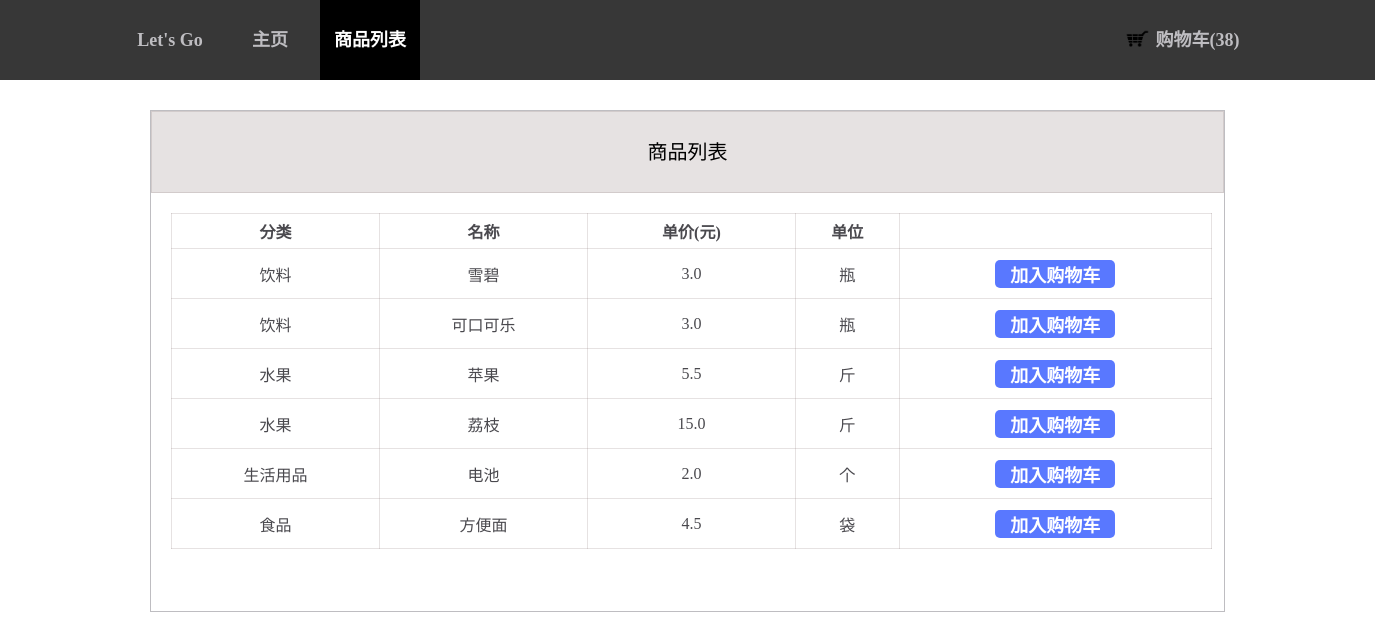
Screenshot of /shopping_list/ with the database file from the repository.
### blog/models.py (models this page shows, shortened)
class Goods(models.Model):
    type = models.CharField(max_length=200)
    name = models.CharField(max_length=200)
    price = models.FloatField(default='')
    unit = models.CharField(max_length=200)
    free = models.IntegerField(default=0)

### blog/views.py (the view, shortened to what this page needs)
# urls.py: url(r'^shopping_list/$',views.shopping_list ,name='shopping_list'),
def shopping_list(request) :
    goods = Goods.objects.all()
    return render(request, 'blog/shopping_list.html', {'goods': goods,'total_count': Purchase.total()})

### blog/models.py (called while the page is built)
    def total():
        total_count = 0
        self = Purchase.objects.all()
        for items in self:
            total_count += items.count
        return total_count

### blog/templates/blog/shopping_list.html (shortened to what this page needs)
{% extends 'blog/list.html' %}
{% load staticfiles %}
{% block css %}
    <link rel="stylesheet" href="{% static 'css/list.css' %}">
{% endblock %}
{%  block shopping_list  %}active{% endblock %}
{% block content %}
<div class="list">
    <div class="heading">商品列表</div>
        <table>
            <tr>
                <th width="20%">分类</th>
                <th width="20%">名称</th>
                <th width="20%">单价(元)</th>
                <th width="10%">单位</th>
                <th width="30%"> </th>
            </tr>
            <tr>
    {% for goods in goods %}
                <td>{{ goods.type }}</td>
                <td>{{ goods.name }}</td>
                <td>{{ goods.price }}</td>
                <td>{{ goods.unit }}</td>
                <td><button class="shopCartButton"  id="{{ goods.id }}">加入购物车</button></td>
            </tr>
    {% endfor %}
        </table>
</div>
    {% endblock content %}

### blog/static/css/blog.css (style rules this page uses)
body { margin: 0; min-width: 1365px; }

### blog/static/css/list.css (style rules this page uses)
.list { background-color: white; margin: 30px 150px; height:500px; border-style: solid; border-color: #bebdc1; border-width: 1px; }
.heading { background-color: rgba(128, 109, 109, 0.2); height: 80px; text-align: center; line-height: 80px; font-size: 20px; border:1px solid rgba(128, 109, 109, 0.2); }
table,th,td { border:1px solid rgba(128, 109, 109, 0.2); color: rgba(29, 27, 34, 0.8); text-align: center; }
table { border-collapse: collapse; margin: 20px 20px; width: 97%; }
th { height: 35px; }
td { height:50px; }
.shopCartButton { border: none; background-color: #5978ff; font-size:18px; border-radius:5px; color: white; font-weight: bold; cursor: pointer; text-align: center; width: 120px;; }

### rows the page displays
Goods: type "饮料", name "雪碧", price "3.0", unit "瓶"
Goods: type "饮料", name "可口可乐", price "3.0", unit "瓶"
Goods: type "水果", name "苹果", price "5.5", unit "斤"
Goods: type "水果", name "荔枝", price "15.0", unit "斤"
Goods: type "生活用品", name "电池", price "2.0", unit "个"
Goods: type "食品", name "方便面", price "4.5", unit "袋"

### other values shown
{{ total_count }} "38"
